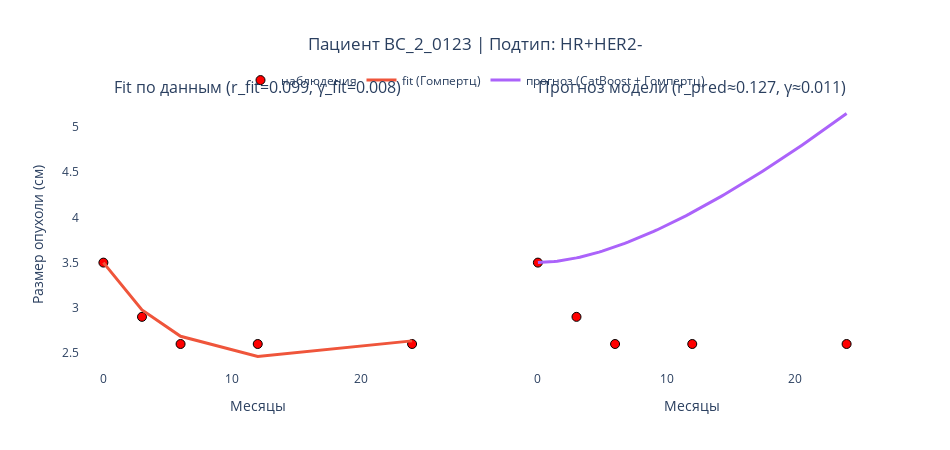

The notebook cell this image was saved under:
### Code cell
print("\n=== Метрики модели CatBoost для r (валидация) ===")
print(f"RMSE по r: {rmse_val:.4f}")
print(f"R^2 по r:  {r2_val:.4f}")

plot_train_valid_pair_random_plotly(df_train_r, model_r, feature_cols, cat_features_idx)

### Figure 1 — Plotly figure (JSON) as saved in the notebook; plotly's stock layout.template omitted (floating-point values rounded to 4 significant figures)
{"data": [{"marker": {"color": "red", "line": {"color": "black", "width": 1}, "size": 9}, "mode": "markers", "name": "наблюдения", "type": "scatter", "x": [0.0, 3.0, 6.0, 12.0, 24.0], "xaxis": "x", "y": [3.5, 2.9, 2.6, 2.6, 2.6], "yaxis": "y"}, {"line": {"width": 3}, "mode": "lines", "name": "fit (Гомпертц)", "type": "scatter", "x": [0.0, 3.0, 6.0, 12.0, 24.0], "xaxis": "x", "y": [3.5, 2.976, 2.685, 2.462, 2.634], "yaxis": "y"}, {"marker": {"color": "red", "line": {"color": "black", "width": 1}, "size": 9}, "mode": "markers", "name": "наблюдения (те же точки)", "showlegend": false, "type": "scatter", "x": [0.0, 3.0, 6.0, 12.0, 24.0], "xaxis": "x2", "y": [3.5, 2.9, 2.6, 2.6, 2.6], "yaxis": "y2"}, {"line": {"width": 3}, "mode": "lines", "name": "прогноз (CatBoost + Гомпертц)", "type": "scatter", "x": [0.0, 0.25, 0.5, 0.75, 1.0, 1.25, 1.5, 1.75, 2.0, 2.25, 2.5, 2.75, 3.0, 3.25, 3.5, 3.75, 4.0, 4.25, 4.5, 4.75, 5.0, 5.25, 5.5, 5.75, 6.0, 6.25, 6.5, 6.75, 7.0, 7.25, 7.5, 7.75, 8.0, 8.25, 8.5, 8.75, 9.0, 9.25, 9.5, 9.75, 10.0, 10.25, 10.5, 10.75, 11.0, 11.25, 11.5, 11.75, 12.0, 12.25, 12.5, 12.75, 13.0, 13.25, 13.5, 13.75, 14.0, 14.25, 14.5, 14.75, 15.0, 15.25, 15.5, 15.75, 16.0, 16.25, 16.5, 16.75, 17.0, 17.25, 17.5, 17.75, 18.0, 18.25, 18.5, 18.75, 19.0, 19.25, 19.5, 19.75, 20.0, 20.25, 20.5, 20.75, 21.0, 21.25, 21.5, 21.75, 22.0, 22.25, 22.5, 22.75, 23.0, 23.25, 23.5, 23.75, 24.0], "xaxis": "x2", "y": [3.5, 3.501, 3.503, 3.505, 3.508, 3.512, 3.516, 3.521, 3.526, 3.532, 3.538, 3.545, 3.552, 3.56, 3.568, 3.577, 3.586, 3.595, 3.605, 3.616, 3.627, 3.638, 3.649, 3.661, 3.673, 3.686, 3.699, 3.712, 3.726, 3.739, 3.754, 3.768, 3.783, 3.798, 3.813, 3.829, 3.845, 3.861, 3.877, 3.894, 3.911, 3.928, 3.945, 3.963, 3.981, 3.999, 4.017, 4.036, 4.054, 4.073, 4.092, 4.112, 4.131, 4.151, 4.171, 4.191, 4.211, 4.232, 4.253, 4.273, 4.294, 4.316, 4.337, 4.359, 4.38, 4.402, 4.424, 4.446, 4.469, 4.491, 4.514, 4.536, 4.559, 4.582, 4.606, 4.629, 4.653, 4.676, 4.7, 4.724, 4.748, 4.772, 4.796, 4.821, 4.845, 4.87, 4.895, 4.92, 4.945, 4.97, 4.995, 5.02, 5.046, 5.071, 5.097, 5.123, 5.149], "yaxis": "y2"}], "layout": {"annotations": [{"font": {"size": 16}, "showarrow": false, "text": "Fit по данным\n(r_fit=0.099, γ_fit=0.008)", "x": 0.225, "xanchor": "center", "xref": "paper", "y": 1, "yanchor": "bottom", "yref": "paper"}, {"font": {"size": 16}, "showarrow": false, "text": "Прогноз модели\n(r_pred≈0.127, γ≈0.011)", "x": 0.775, "xanchor": "center", "xref": "paper", "y": 1, "yanchor": "bottom", "yref": "paper"}], "height": 450, "hovermode": "x unified", "legend": {"orientation": "h", "x": 0.5, "xanchor": "center", "y": 1.02, "yanchor": "bottom"}, "plot_bgcolor": "rgba(0,0,0,0)", "title": {"text": "Пациент BC_2_0123 | Подтип: HR+HER2-", "x": 0.5}, "width": 950, "xaxis": {"anchor": "y", "domain": [0, 0.45], "title": {"text": "Месяцы"}}, "xaxis2": {"anchor": "y2", "domain": [0.55, 1], "title": {"text": "Месяцы"}}, "yaxis": {"anchor": "x", "domain": [0, 1], "title": {"text": "Размер опухоли (см)"}}, "yaxis2": {"anchor": "x2", "domain": [0, 1], "matches": "y", "showticklabels": false}}}
